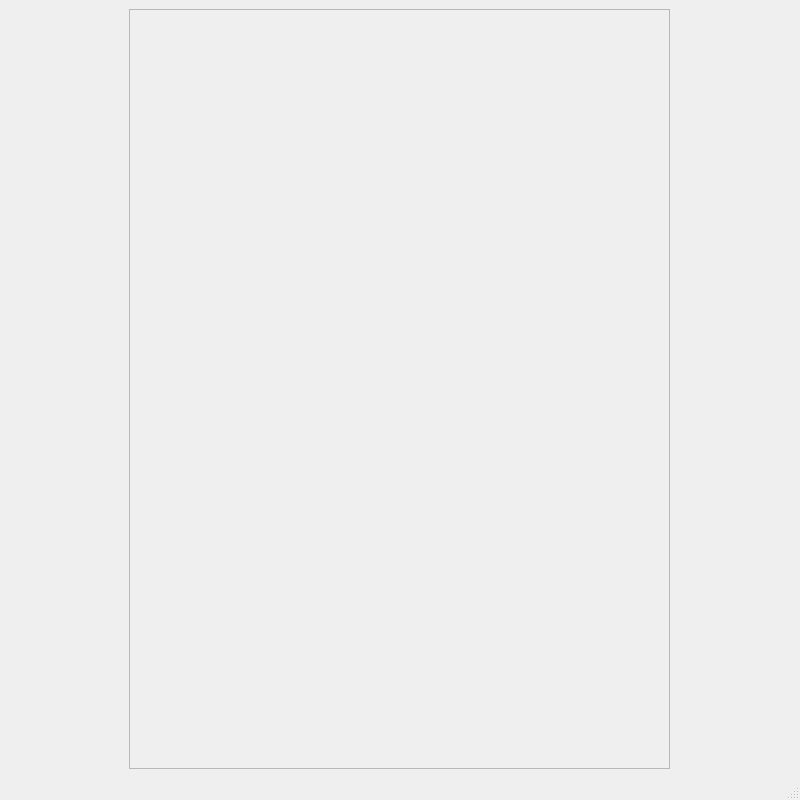
<?xml version="1.0" encoding="UTF-8"?>
<ui version="4.0">
 <class>MainWindow</class>
 <widget class="QMainWindow" name="MainWindow">
  <property name="geometry">
   <rect>
    <x>0</x>
    <y>0</y>
    <width>800</width>
    <height>800</height>
   </rect>
  </property>
  <property name="windowTitle">
   <string>MainWindow</string>
  </property>
  <widget class="QWidget" name="centralwidget">
   <layout class="QHBoxLayout" name="horizontalLayout">
    <item>
     <widget class="QScrollArea" name="topImagesScrollArea">
      <property name="minimumSize">
       <size>
        <width>535</width>
        <height>0</height>
       </size>
      </property>
      <property name="maximumSize">
       <size>
        <width>541</width>
        <height>16777215</height>
       </size>
      </property>
      <property name="widgetResizable">
       <bool>true</bool>
      </property>
      <widget class="QWidget" name="topImagesScrollAreaWidgetContents">
       <property name="geometry">
        <rect>
         <x>0</x>
         <y>0</y>
         <width>539</width>
         <height>736</height>
        </rect>
       </property>
      </widget>
     </widget>
    </item>
    <item>
     <layout class="QVBoxLayout" name="fullslideImageLayout">
      <property name="leftMargin">
       <number>0</number>
      </property>
     </layout>
    </item>
   </layout>
  </widget>
  <widget class="QMenuBar" name="menubar">
   <property name="geometry">
    <rect>
     <x>0</x>
     <y>0</y>
     <width>800</width>
     <height>22</height>
    </rect>
   </property>
  </widget>
  <widget class="QStatusBar" name="statusbar"/>
 </widget>
 <resources/>
 <connections/>
</ui>
